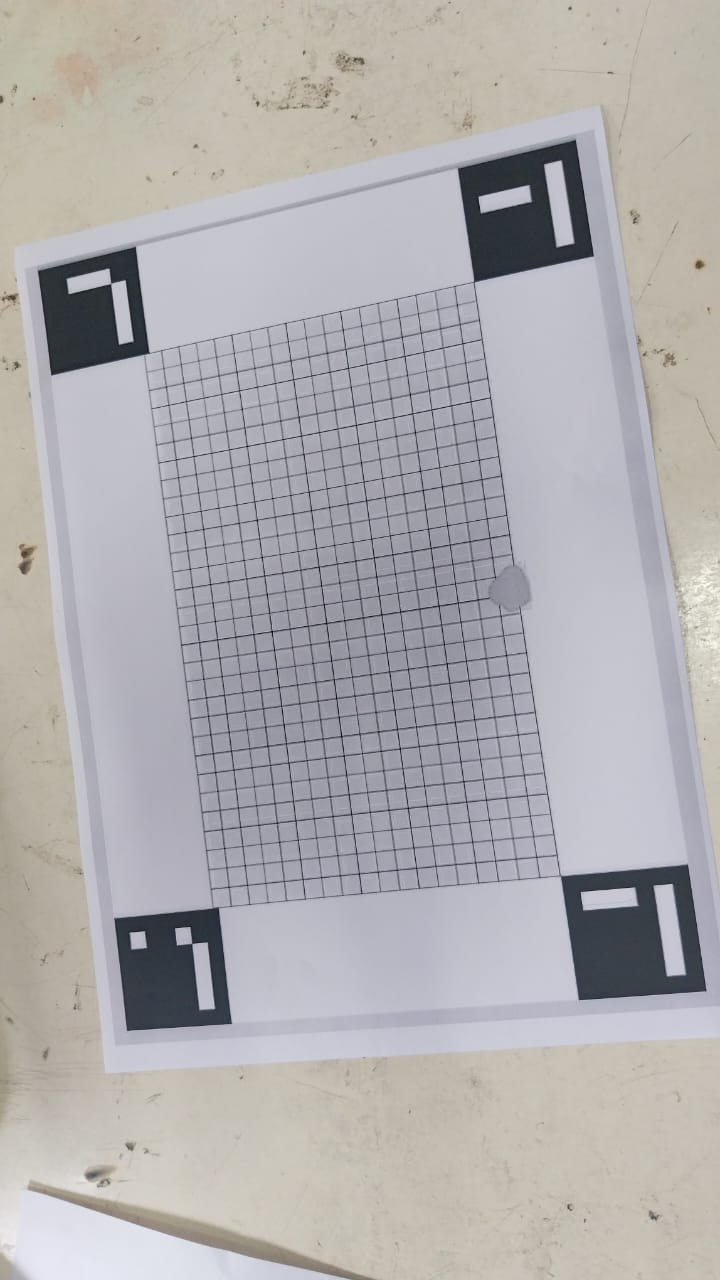
#> input picture src/stuff/ws.jpg, 720 x 1280 px, found by its file name
$ python rectifier.py
#> lines starting #> are read from the running program, lines starting #| are printed output that depends on the picture
### src/scripts/ArucoDetection_definitions.py
import cv2
import numpy as np
import time

marker_corners = {
        4: 3,  # Bottom-right corner of marker ID 4
        1: 0,  # Bottom-left corner of marker ID 1
        2: 1,  # Top-left corner of marker ID 2
        3: 2,
        0:0,  # Top-right corner of marker ID 3
    }

# [16 lines left out: function findArucoMarkers, not called in this run]

def getMarkerCoordinates(markers,ids,point=0):
    marker_array=[]
    for i,marker in enumerate(markers):
        if ids[i] in marker_corners:
            marker_array.append([int(marker[0][marker_corners[ids[i]]][0]),int(marker[0][marker_corners[ids[i]]][1])])
    return marker_array,ids

def getMarkerCenter_foam(marker):
    left_top,ids =getMarkerCoordinates(marker,1,point=0) #1 corner
    right_top,ids =getMarkerCoordinates(marker,1,point=1) #2 corner
    left_bot,ids =getMarkerCoordinates(marker,1,point=2) #3 corner
    right_bot,ids =getMarkerCoordinates(marker,1,point=3) #4 corner
    #print(left_top)
    if bool(left_top):
        center_X=(left_top[0][0]+right_top[0][0]+left_bot[0][0]+right_bot[0][0])*0.25
        center_Y=(left_top[0][1]+right_top[0][1]+left_bot[0][1]+right_bot[0][1])*0.25
        markerCenter=[[int(center_X),int(center_Y)]]
    else:
        markerCenter=[[0,0]]
    #print(markerCenter)
    return markerCenter


def draw_corners(img,corners):
    for corner in corners:
        cv2.circle(img,(corner[0],corner[1]),10,(0,255,0),thickness=-1)

def draw_numbers(img,corners,ids):
    number=0
    font = cv2.FONT_HERSHEY_SIMPLEX
    thickness = 4
    for corner in corners:
        cv2.putText(img,str(ids[number]),(corner[0]+10,corner[1]+10), font, 2,(0,0,0),thickness)
        number=number+1

# [6 lines left out: function show_spec, not called in this run]

def draw_field(img,corners,ids):
    if len(corners)==4:
        markers_sorted=[0,0,0,0]
        for sorted_corner_id in [1,2,3,4]:
            index=ids.index(sorted_corner_id)
            markers_sorted[sorted_corner_id-1]=corners[index]
        contours = np.array(markers_sorted)
        overlay = img.copy()
        cv2.fillPoly(overlay, pts =[contours], color=(0,215,0))
        alpha = 0.4
        img_new=cv2.addWeighted(overlay, alpha, img, 1 - alpha, 0)
        squarefound=True
    else:
        img_new=img
        squarefound=False
    return img_new,squarefound


def order_points(pts):
	rect = np.zeros((4, 2), dtype = "float32")
	s = pts.sum(axis = 1)
	rect[0] = pts[np.argmin(s)]
	rect[2] = pts[np.argmax(s)]

	diff = np.diff(pts, axis = 1)
	rect[1] = pts[np.argmin(diff)]
	rect[3] = pts[np.argmax(diff)]
	# return the ordered coordinates
	return rect


def four_point_transform(image, pts):
    rect = order_points(pts)
    (tl, tr, br, bl) = rect

    widthA = np.sqrt(((br[0] - bl[0]) ** 2) + ((br[1] - bl[1]) ** 2))
    widthB = np.sqrt(((tr[0] - tl[0]) ** 2) + ((tr[1] - tl[1]) ** 2))
    maxWidth = max(int(widthA), int(widthB))

    heightA = np.sqrt(((tr[0] - br[0]) ** 2) + ((tr[1] - br[1]) ** 2))
    heightB = np.sqrt(((tl[0] - bl[0]) ** 2) + ((tl[1] - bl[1]) ** 2))
    maxHeight = max(int(heightA), int(heightB))

    dst = np.array([
		[0, 0],
		[maxWidth - 1, 0],
		[maxWidth - 1, maxHeight - 1],
		[0, maxHeight - 1]], dtype = "float32")
    M = cv2.getPerspectiveTransform(rect, dst)
    warped = cv2.warpPerspective(image, M, (maxWidth, maxHeight))
	# return the warped image
    return warped

# # %%
# url = 'http://192.168.0.12:8080/videofeed'
# cap = cv2.VideoCapture(0)
# #cap = videothreading.VideoGet(1)
# square_points=[[10,10], [10,cv2.CAP_PROP_FRAME_WIDTH-10], [cv2.CAP_PROP_FRAME_HEIGHT-10, 10], [cv2.CAP_PROP_FRAME_HEIGHT-10,cv2.CAP_PROP_FRAME_WIDTH-10]] #initial square

### src/scripts/rectifier.py
import cv2
import numpy as np
from ArucoDetection_definitions import getMarkerCoordinates, draw_field, four_point_transform, draw_corners, getMarkerCenter_foam, draw_numbers

# === CONFIG ===
IMAGE_PATH = "marc\src\stuff\ws.jpg"  # Change this to your input image
DESIRED_ARUCO_DICT1 = "DICT_ARUCO_ORIGINAL"
DESIRED_ARUCO_DICT2 = "DICT_6X6_50"
MARKER_LOCATION_HOLD = True

# === Define ArUco Dictionaries ===
ARUCO_DICT = {
    "DICT_4X4_50": cv2.aruco.DICT_4X4_50,
    "DICT_4X4_100": cv2.aruco.DICT_4X4_100,
    "DICT_4X4_250": cv2.aruco.DICT_4X4_250,
    "DICT_4X4_1000": cv2.aruco.DICT_4X4_1000,
    "DICT_5X5_50": cv2.aruco.DICT_5X5_50,
    "DICT_5X5_100": cv2.aruco.DICT_5X5_100,
    "DICT_5X5_250": cv2.aruco.DICT_5X5_250,
    "DICT_5X5_1000": cv2.aruco.DICT_5X5_1000,
    "DICT_6X6_50": cv2.aruco.DICT_6X6_50,
    "DICT_6X6_100": cv2.aruco.DICT_6X6_100,
    "DICT_6X6_250": cv2.aruco.DICT_6X6_250,
    "DICT_6X6_1000": cv2.aruco.DICT_6X6_1000,
    "DICT_7X7_50": cv2.aruco.DICT_7X7_50,
    "DICT_7X7_100": cv2.aruco.DICT_7X7_100,
    "DICT_7X7_250": cv2.aruco.DICT_7X7_250,
    "DICT_7X7_1000": cv2.aruco.DICT_7X7_1000,
    "DICT_ARUCO_ORIGINAL": cv2.aruco.DICT_ARUCO_ORIGINAL
}

# === Load Image ===
frame = cv2.imread(IMAGE_PATH)
#> frame is the input picture: shape (1280, 720, 3); mean B, G, R 175.8, 174.2, 176.5
if frame is None:
    raise FileNotFoundError(f"Could not read image: {IMAGE_PATH}")
frame_clean = frame.copy()

# === Get ArUco Detector ===
dict1 = cv2.aruco.getPredefinedDictionary(ARUCO_DICT[DESIRED_ARUCO_DICT1])
params1 = cv2.aruco.DetectorParameters()
dict2 = cv2.aruco.getPredefinedDictionary(ARUCO_DICT[DESIRED_ARUCO_DICT2])
params2 = cv2.aruco.DetectorParameters()

# === Detect Field Markers (dict1) ===
bboxs1, ids1, _ = cv2.aruco.detectMarkers(frame, dict1, parameters=params1)
#> bboxs1 = ([[705, 988], [580, 999], [562, 878], [685, 865]], [[231, 1023], [127, 1030], [114, 918], [218, 907]], [[587, 250], [480, 275], [464, 172], [570, 146]], [[147, 352], [53, 373], [39, 272], [134, 248]]); ids1 = [1, 2, 4, 3]
ids_sorted1 = [id_[0] for id_ in ids1] if ids1 is not None else None
#> ids_sorted1 = [1, 2, 4, 3]
left_corners1, corner_ids1 = getMarkerCoordinates(bboxs1, ids_sorted1, 0)
#> the loop in getMarkerCoordinates, `for i,marker in enumerate(markers):` made 4 passes
#> marker on passes 1 to 4: [[705, 988], [580, 999], [562, 878], [685, 865]], [[231, 1023], [127, 1030], [114, 918], [218, 907]], [[587, 250], [480, 275], [464, 172], [570, 146]], [[147, 352], [53, 373], [39, 272], [134, 248]]
#> after the loop in getMarkerCoordinates, `for i,marker in enumerate(markers):`: marker_array = [[705, 988], [127, 1030], [570, 146], [39, 272]]
#> left_corners1 = [[705, 988], [127, 1030], [570, 146], [39, 272]]; corner_ids1 = [1, 2, 4, 3]

# === Draw Field & Perspective Transform ===
frame_with_square, square_found = draw_field(frame, left_corners1, corner_ids1)
#> the loop in draw_field, `for sorted_corner_id in [1,2,3,4]:` made 4 passes
#> index on passes 1 to 4: 0, 1, 3, 2
#> after the loop in draw_field, `for sorted_corner_id in [1,2,3,4]:`: markers_sorted = [[705, 988], [127, 1030], [39, 272], [570, 146]]
#> in draw_field, `cv2.fillPoly(overlay, pts =[contours], color=(0,215,0))`:
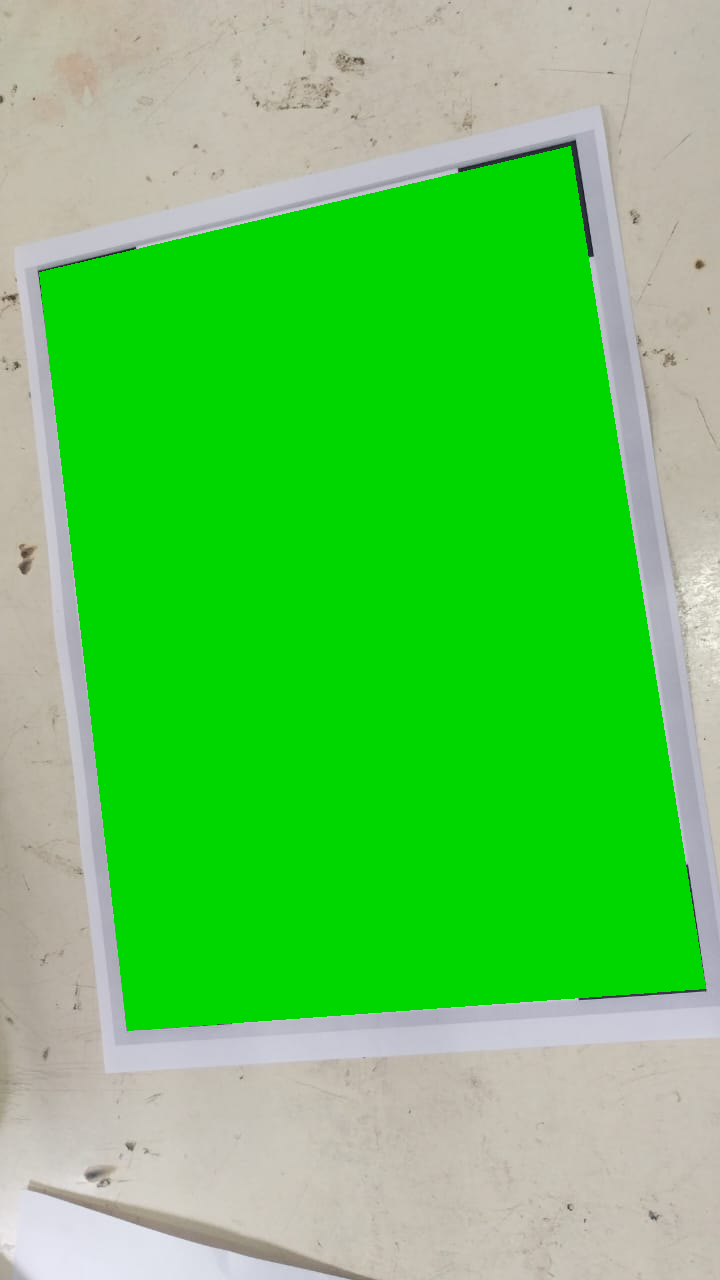
#> overlay: shape (1280, 720, 3); mean B, G, R 90.9, 200.6, 97.2
#> in draw_field, `img_new=cv2.addWeighted(overlay, alpha, img, 1 - alpha, 0)`:
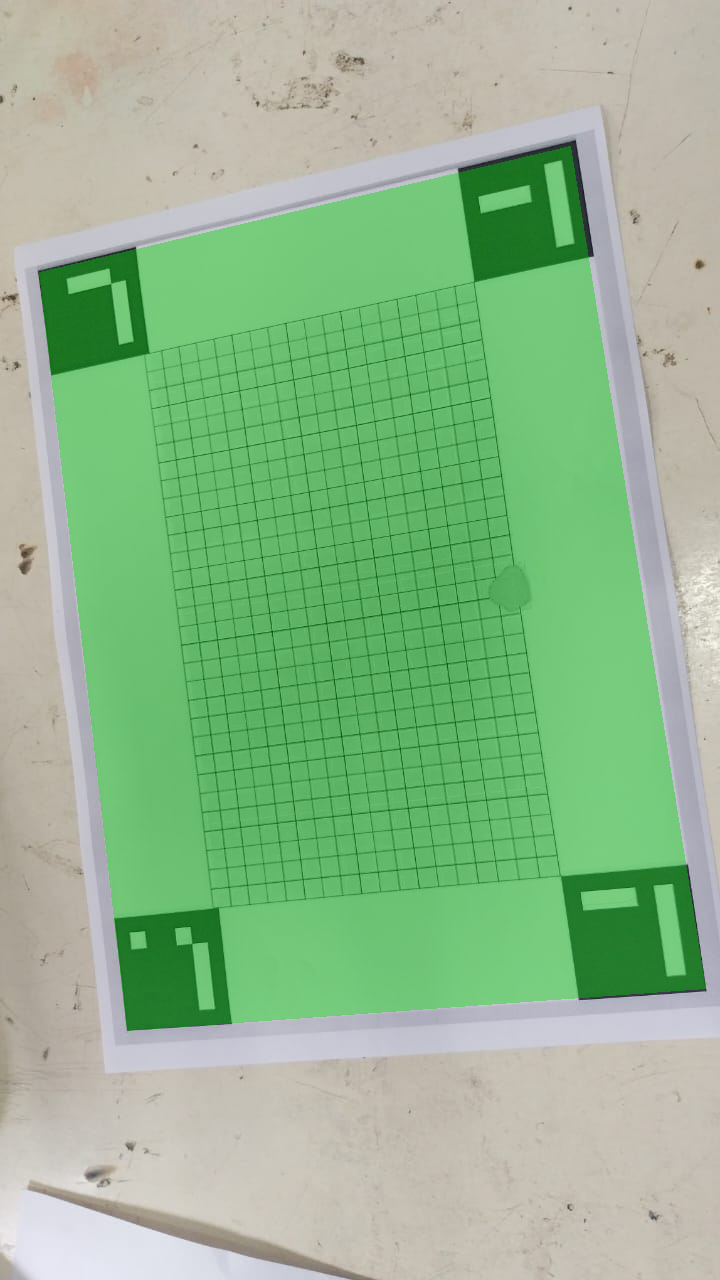
#> img_new: shape (1280, 720, 3); mean B, G, R 141.8, 184.7, 144.8
#> square_found = True
square_points = left_corners1 if square_found else [[10, 400], [400, 400], [400, 10], [10, 10]]
#> square_points = [[705, 988], [127, 1030], [570, 146], [39, 272]]
img_wrapped = four_point_transform(frame_clean, np.array(square_points))
#> in order_points, `s = pts.sum(axis = 1)`: s = [1693, 1157, 716, 311]
#> in order_points, `diff = np.diff(pts, axis = 1)`: diff = [283, 903, -424, 233]
#> in four_point_transform, `rect = order_points(pts)`: rect = [[39, 272], [570, 146], [705, 988], [127, 1030]]
#> in four_point_transform, `(tl, tr, br, bl) = rect`: tl = [39, 272]; tr = [570, 146]; br = [705, 988]; bl = [127, 1030]
#> in four_point_transform, `widthA = np.sqrt(((br[0] - bl[0]) ** 2) + ((br[1] - bl[1]) ** 2))`: widthA = 579.5
#> in four_point_transform, `widthB = np.sqrt(((tr[0] - tl[0]) ** 2) + ((tr[1] - tl[1]) ** 2))`: widthB = 545.7
#> in four_point_transform, `maxWidth = max(int(widthA), int(widthB))`: maxWidth = 579
#> in four_point_transform, `heightA = np.sqrt(((tr[0] - br[0]) ** 2) + ((tr[1] - br[1]) ** 2))`: heightA = 852.8
#> in four_point_transform, `heightB = np.sqrt(((tl[0] - bl[0]) ** 2) + ((tl[1] - bl[1]) ** 2))`: heightB = 763.1
#> in four_point_transform, `maxHeight = max(int(heightA), int(heightB))`: maxHeight = 852
#> in four_point_transform, `dst = np.array([ [0, 0], [maxWidth - 1, 0], [maxWidth - 1, maxHeight -..`: dst = [[0, 0], [578, 0], [578, 851], [0, 851]]
#> in four_point_transform, `M = cv2.getPerspectiveTransform(rect, dst)`: M = [[1.21, -0.14, -8.97], [0.282, 1.19, -333.8], [0.000234, 5.51e-05, 1]]
#> in four_point_transform, `warped = cv2.warpPerspective(image, M, (maxWidth, maxHeight))`:
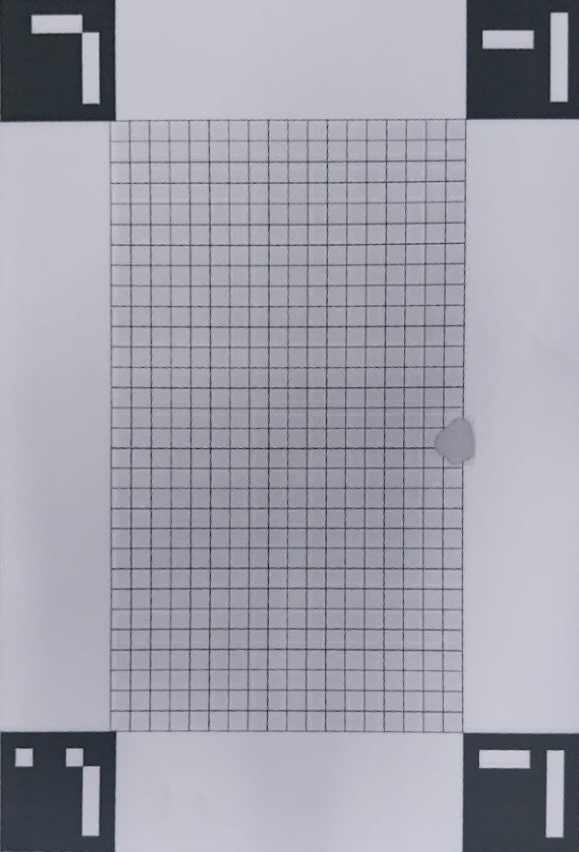
#> warped: shape (852, 579, 3); mean B, G, R 171.9, 161.3, 160.9

# === Detect Object Markers (dict2) on Wrapped Image ===
bboxs2, ids2, _ = cv2.aruco.detectMarkers(img_wrapped, dict2, parameters=params2)
#> bboxs2 = (); ids2 = None
ids_sorted2 = [id_[0] for id_ in ids2] if ids2 is not None else None
left_corners2, corner_ids2 = getMarkerCoordinates(bboxs2, ids_sorted2, 0)
#> left_corners2 = []
center_corner = getMarkerCenter_foam(bboxs2)
#> in getMarkerCenter_foam, `left_top,ids =getMarkerCoordinates(marker,1,point=0)`: ids = 1
#> in getMarkerCenter_foam, `right_top,ids =getMarkerCoordinates(marker,1,point=1)`: right_top = []
#> center_corner = [[0, 0]]

# === Draw Final Visualization ===
draw_corners(img_wrapped, center_corner)
#> the loop in draw_corners, `for corner in corners:` made 1 pass
img_wrapped = cv2.line(img_wrapped, (0, img_wrapped.shape[0]), (img_wrapped.shape[1], img_wrapped.shape[0]), (0, 0, 255), 3)
img_wrapped = cv2.line(img_wrapped, (img_wrapped.shape[1]//2, 0), (img_wrapped.shape[1]//2, img_wrapped.shape[0]), (255, 0, 0), 2)
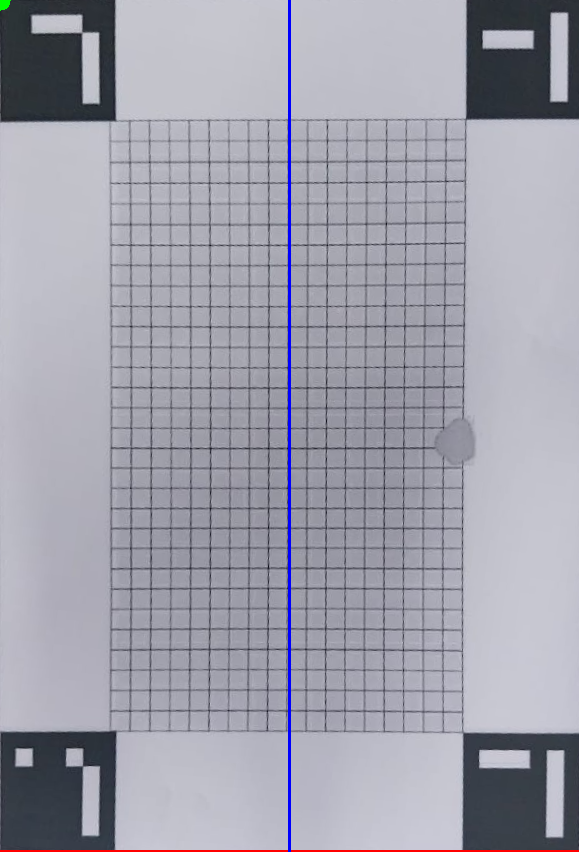
#> img_wrapped: shape (852, 579, 3); mean B, G, R 172, 160.2, 160.4
draw_numbers(img_wrapped, left_corners2, corner_ids2)
#> in draw_numbers, `font = cv2.FONT_HERSHEY_SIMPLEX`: font = 0

# === Show and Save ===
cv2.imshow("Original", frame_with_square)
cv2.imshow("Warped View", img_wrapped)
cv2.imwrite("output_wrapped.jpg", img_wrapped)
cv2.waitKey(0)
cv2.destroyAllWindows()

# === Output Center ===
if center_corner:
    print("[INFO] Detected object center:", center_corner[0])
#| [INFO] Detected object center: [0, 0]
else:
    print("[INFO] No foam marker detected.")
